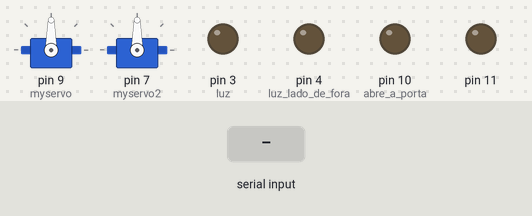
Recording of a sketch running on a simulated Arduino Uno, built with avr-gcc and run on an emulated ATmega328P. Parts: 2 × servo, output pins drawn as LEDs (lit = HIGH). The test bench sets the inputs (shaded band). What the sketch prints to the serial monitor is not drawn.

Above: at 2.0 s.
2.1 s: "1" received over Serial
5.1 s: "3" received over Serial
8.1 s: "2" received over Serial
At 11.0 s:
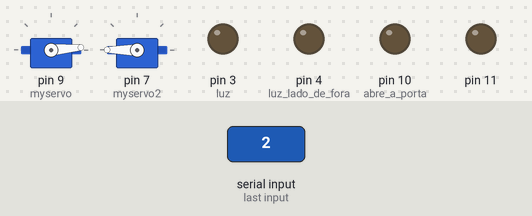
11.1 s: "4" received over Serial
At 13.9 s:
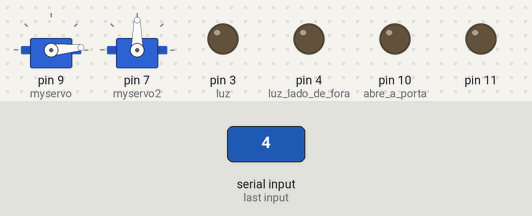
14.1 s: "5" received over Serial
At 15.2 s:
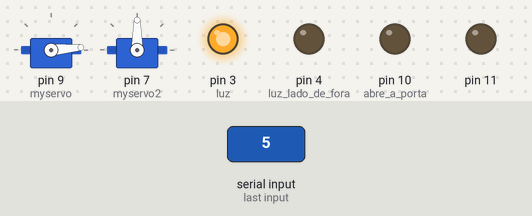
15.8 s: "7" received over Serial
At 17.3 s:
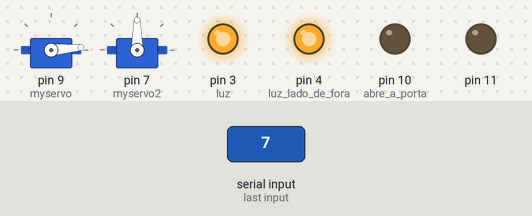
Timing chart, 0 to 18.8 s (numbered marks = the images above; inputs shaded):
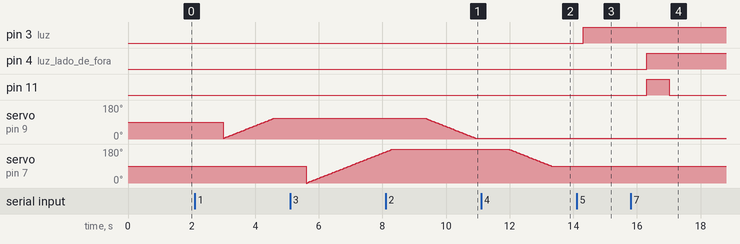

The sketch:

Casa_Automatica_Comandos.ino
```cpp
#include <Servo.h>


Servo myservo;
Servo myservo2;


int pos = 0;    // variavel da posição do servo
int pos2 = 0;
char aux;
void setup() {

  myservo.attach(9);  // pino motor janela
  myservo2.attach(7);  // pino motor tranca
  pinMode(3,OUTPUT);//luz
  pinMode(4,OUTPUT);//luz lado de fora
  pinMode(10,OUTPUT);//abre a porta
  pinMode(11,OUTPUT);
  Serial.begin(9600);

}

void loop() {

  Serial.println("Informe o numero:");
  delay(1000);
  aux = Serial.read();
  Serial.println(aux);
  if(aux == '1'){
  abrirJanela();
  } else if(aux == '2'){
  fecharJanela();
  } else if(aux == '3'){
    abrirTranca();
  } else if(aux == '4'){
    fecharTranca();
  } else if(aux == '5'){
    acenderLuz();
  } else if(aux == '6'){
    apagarLuz();
  }else if(aux == '7'){
    fecharPorta();
  }else if(aux == '8'){
    abrirPorta();
  }
}

void abrirJanela(){
  for (pos = 5; pos <= 110; pos += 1) {
    // in steps of 1 degree
    myservo.write(pos);
    delay(15);
  }
}

 void fecharJanela(){
  for (pos = 110; pos >= 5; pos -= 1) {
    myservo.write(pos);
    delay(15);
  }
 }
  void abrirTranca(){
   for (pos = 90; pos2 <= 180; pos2 += 1) {
    myservo2.write(pos2);
    delay(15);
  }}
  void fecharTranca(){
     for (pos = 180; pos2 >= 90; pos2 -= 1) {
    myservo2.write(pos2);
    delay(15);
  }
  }
  void acenderLuz(){
    digitalWrite(3, HIGH);


  }
  void apagarLuz(){
    digitalWrite(3,LOW);
  }
 void abrirPorta(){
  digitalWrite(4, LOW);
  digitalWrite(10,HIGH);
  digitalWrite(11,LOW);
  delay(700);
  digitalWrite(10,LOW);
  digitalWrite(11,LOW);
  delay(600);

 }
 void fecharPorta(){
  digitalWrite(4, HIGH);
  digitalWrite(10,LOW);
  digitalWrite(11,HIGH);
  delay(700);
  digitalWrite(10,LOW);
  digitalWrite(11,LOW);
  delay(600);

 }
```

Measured:
- after the input at 8.1 s, servo on pin 9 (myservo): moves from 110° to 5° over 1.6 s, starting after 1.2 s
- after the input at 11.1 s, servo on pin 7 (myservo2): moves from 180° to 90° over 1.4 s, starting after 0.86 s
- after the input at 14.1 s, pin 3 (luz): LOW → HIGH after 0.21 s
- after the input at 15.8 s, pin 4 (luz_lado_de_fora): LOW → HIGH after 0.51 s; pin 11: LOW → HIGH after 0.51 s, → LOW 0.70 s later
